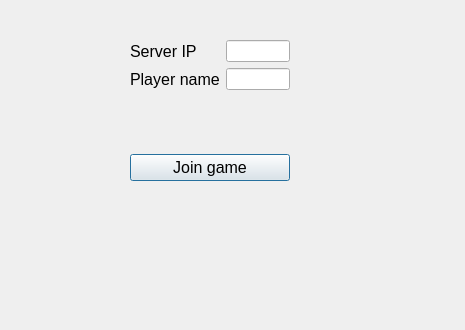
<?xml version="1.0" encoding="UTF-8"?>
<ui version="4.0">
 <class>Dialog</class>
 <widget class="QDialog" name="Dialog">
  <property name="geometry">
   <rect>
    <x>0</x>
    <y>0</y>
    <width>465</width>
    <height>330</height>
   </rect>
  </property>
  <property name="windowTitle">
   <string>Dialog</string>
  </property>
  <widget class="QWidget" name="verticalLayoutWidget">
   <property name="geometry">
    <rect>
     <x>130</x>
     <y>40</y>
     <width>160</width>
     <height>141</height>
    </rect>
   </property>
   <layout class="QVBoxLayout" name="verticalLayout">
    <item>
     <layout class="QFormLayout" name="formLayout">
      <item row="0" column="0">
       <widget class="QLabel" name="label">
        <property name="font">
         <font>
          <pointsize>12</pointsize>
         </font>
        </property>
        <property name="text">
         <string>Server IP</string>
        </property>
       </widget>
      </item>
      <item row="0" column="1">
       <widget class="QLineEdit" name="lineEdit">
        <property name="text">
         <string/>
        </property>
       </widget>
      </item>
      <item row="1" column="0">
       <widget class="QLabel" name="label_2">
        <property name="font">
         <font>
          <pointsize>12</pointsize>
         </font>
        </property>
        <property name="text">
         <string>Player name</string>
        </property>
       </widget>
      </item>
      <item row="1" column="1">
       <widget class="QLineEdit" name="lineEdit_2"/>
      </item>
     </layout>
    </item>
    <item>
     <widget class="QPushButton" name="pushButton">
      <property name="font">
       <font>
        <pointsize>12</pointsize>
       </font>
      </property>
      <property name="mouseTracking">
       <bool>true</bool>
      </property>
      <property name="text">
       <string>Join game</string>
      </property>
     </widget>
    </item>
   </layout>
  </widget>
 </widget>
 <resources/>
 <connections/>
</ui>
